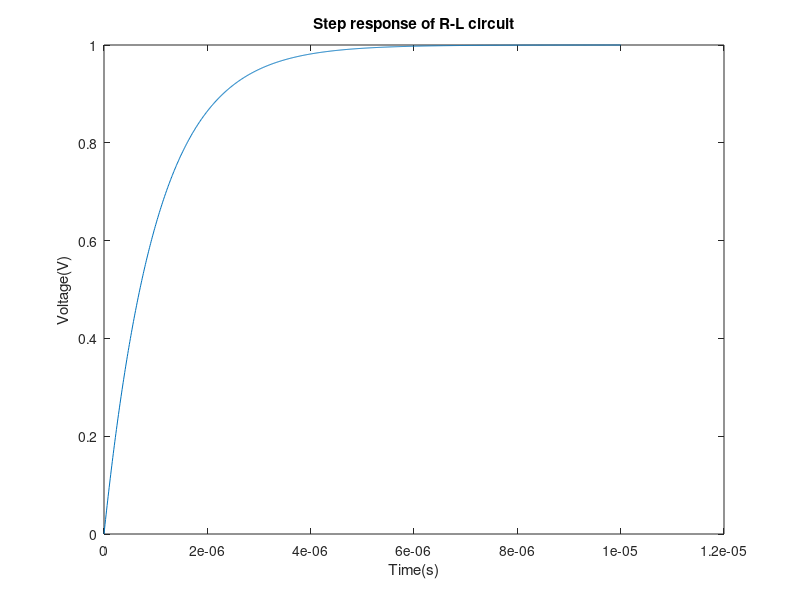
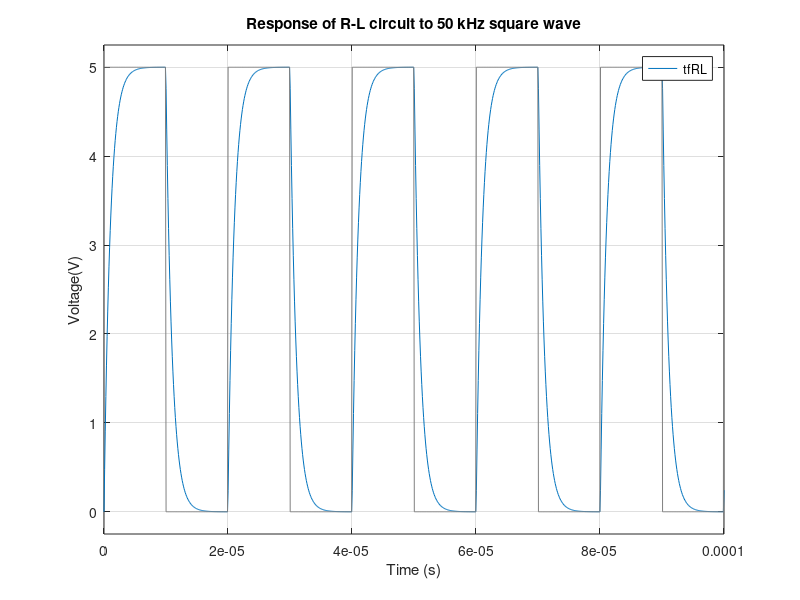
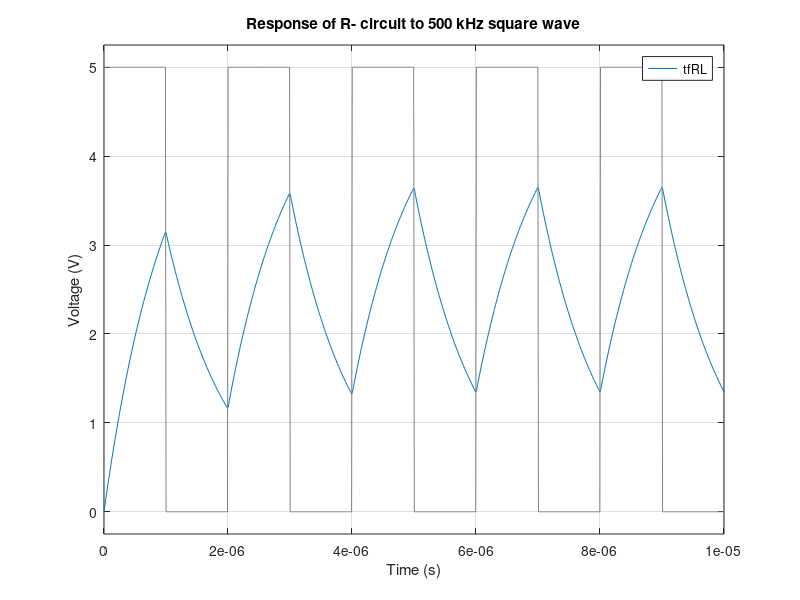

The MATLAB source for these figures, in order:
vin = 1;
R = 47;
L= 47e-6;
tfRL = tf([R], [L R]);
t = linspace (0, 10e-6, 1000);
Vin = ones(size(t));
Vout = step(tfRL, t);
plot(t, Vout);
title('Step response of R-L circuit');
xlabel ('Time(s)');
ylabel('Voltage(V)');
% The stability of this program allows a steady state value of 1
% Since R and L are both positive values, the pole has a negative real part.
%%
figure;
f = 50000;
t = 5* (linspace(0, 1/f, 1000));
Vin = 5*(square (2*pi*f*t) >= 0);
lsim(tfRL, Vin, t);
title('Response of R-L circuit to 50 kHz square wave');
xlabel ('Time (s)');
ylabel('Voltage(V)');
% the response of the R-L circuit reaches a steady-state value after some time
%%Therefore, the R-L circuit remains stable in response to a square wave input


%%The code includes two different input signals, 
% a step function and a square wave. The step function is a constant input, 
% while the square wave is a periodic signal that alternates between two values. 
% The code compares the response of the R-L circuit to both input signals, 
% which allows you to see how the circuit behaves under different conditions.

%%Settling time:
%%The settling time is the time it takes for the output signal to reach and stay within a certain range of the steady-state value after a step input. 
% In the first part of the code, a step input is used to obtain the step response of the R-L circuit. 
% From the plot, you can observe that the output signal reaches a steady state value of 1 and settles to within 5% of this value in approximately 5 microseconds.

%%Time period of input signal:
%%The time period of the input signal is the time it takes for the signal to complete one cycle. In the second part of the code, 
% a 50 kHz square wave input signal is used. The time period of this signal is 1/50 kHz, 
% or 20 microseconds. In the third part of the code, a 500 kHz square wave input signal is used. The time period of this signal is 1/500 kHz, or 2 microseconds. 
% By changing the frequency of the square wave input signal, you can observe how the circuit responds to signals with different time periods.

figure;
fHZ = 500000;
t = 5* (linspace(0, 1/fHZ, 1000));
Vin = 5* (square (2*pi*fHZ*t) >= 0);
lsim(tfRL, Vin, t);
title('Response of R- circuit to 500 kHz square wave');
xlabel('Time (s)');
ylabel('Voltage (V)');